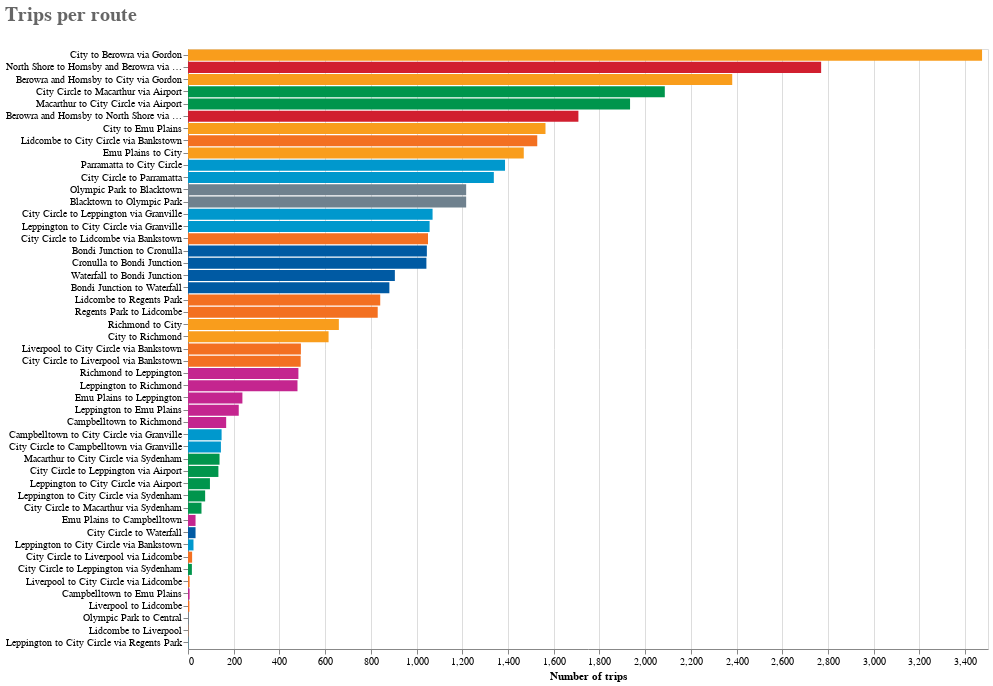

Notebook code for this chart:
### Code cell
alt.Chart(trips_per_route.reset_index()) \
    .mark_bar(
        tooltip = True) \
    .encode(
        x = alt.X(
            'trip_id', 
            title = 'Number of trips'),
        y = alt.Y(
            'route_long_name', 
            sort = '-x', 
            title = None),
        color = alt.Color(
            'route_color', 
            scale = alt.Scale(
                domain = route_colours.index.to_list(), 
                range = route_colours['rgb'].to_list()),
            legend = None)) \
    .properties(
        width = 800,
        height = 600,
        title = 'Trips per route') \
    .configure_title(
        fontSize = 20,
        color = '#666666',
        dy = -20,
        anchor = 'start')

### Figure 1 — Vega-Lite specification as saved in the notebook (floating-point values rounded to 4 significant figures)
{"config": {"view": {"continuousWidth": 400, "continuousHeight": 300}, "title": {"anchor": "start", "color": "#666666", "dy": -20, "fontSize": 20}}, "data": {"name": "data-da7312800c627137668d8e365053306d"}, "mark": {"type": "bar", "tooltip": true}, "encoding": {"color": {"type": "nominal", "field": "route_color", "legend": null, "scale": {"domain": ["00954C", "F37021", "C4258F", "005AA3", "0098CD", "F99D1C", "D11F2F", "6F818E"], "range": ["#00954C", "#F37021", "#C4258F", "#005AA3", "#0098CD", "#F99D1C", "#D11F2F", "#6F818E"]}}, "x": {"type": "quantitative", "field": "trip_id", "title": "Number of trips"}, "y": {"type": "nominal", "field": "route_long_name", "sort": "-x", "title": null}}, "height": 600, "title": "Trips per route", "width": 800, "$schema": "https://vega.github.io/schema/vega-lite/v4.0.2.json", "datasets": {"data-da7312800c627137668d8e365053306d": [{"route_long_name": "City to Berowra via Gordon", "route_color": "F99D1C", "trip_id": 3474}, {"route_long_name": "North Shore to Hornsby and Berowra via City", "route_color": "D11F2F", "trip_id": 2770}, {"route_long_name": "Berowra and Hornsby to City via Gordon", "route_color": "F99D1C", "trip_id": 2381}, {"route_long_name": "City Circle to Macarthur via Airport", "route_color": "00954C", "trip_id": 2086}, {"route_long_name": "Macarthur to City Circle via Airport", "route_color": "00954C", "trip_id": 1934}, {"route_long_name": "Berowra and Hornsby to North Shore via City", "route_color": "D11F2F", "trip_id": 1708}, {"route_long_name": "City to Emu Plains", "route_color": "F99D1C", "trip_id": 1564}, {"route_long_name": "Lidcombe to City Circle via Bankstown", "route_color": "F37021", "trip_id": 1528}, {"route_long_name": "Emu Plains to City ", "route_color": "F99D1C", "trip_id": 1469}, {"route_long_name": "Parramatta to City Circle ", "route_color": "0098CD", "trip_id": 1387}, {"route_long_name": "City Circle to Parramatta", "route_color": "0098CD", "trip_id": 1338}, {"route_long_name": "Olympic Park to Blacktown", "route_color": "6F818E", "trip_id": 1217}, {"route_long_name": "Blacktown to Olympic Park", "route_color": "6F818E", "trip_id": 1217}, {"route_long_name": "City Circle to Leppington via Granville", "route_color": "0098CD", "trip_id": 1070}, {"route_long_name": "Leppington to City Circle via Granville", "route_color": "0098CD", "trip_id": 1057}, {"route_long_name": "City Circle to Lidcombe via Bankstown", "route_color": "F37021", "trip_id": 1050}, {"route_long_name": "Bondi Junction to Cronulla", "route_color": "005AA3", "trip_id": 1045}, {"route_long_name": "Cronulla to Bondi Junction", "route_color": "005AA3", "trip_id": 1043}, {"route_long_name": "Waterfall to Bondi Junction", "route_color": "005AA3", "trip_id": 905}, {"route_long_name": "Bondi Junction to Waterfall", "route_color": "005AA3", "trip_id": 881}, {"route_long_name": "Lidcombe to Regents Park", "route_color": "F37021", "trip_id": 841}, {"route_long_name": "Regents Park to Lidcombe", "route_color": "F37021", "trip_id": 830}, {"route_long_name": "Richmond to City ", "route_color": "F99D1C", "trip_id": 660}, {"route_long_name": "City to Richmond", "route_color": "F99D1C", "trip_id": 615}, {"route_long_name": "Liverpool to City Circle via Bankstown", "route_color": "F37021", "trip_id": 494}, {"route_long_name": "City Circle to Liverpool via Bankstown", "route_color": "F37021", "trip_id": 493}, {"route_long_name": "Richmond to Leppington", "route_color": "C4258F", "trip_id": 483}, {"route_long_name": "Leppington to Richmond", "route_color": "C4258F", "trip_id": 479}, {"route_long_name": "Emu Plains to Leppington", "route_color": "C4258F", "trip_id": 238}, {"route_long_name": "Leppington to Emu Plains", "route_color": "C4258F", "trip_id": 222}, {"route_long_name": "Campbelltown to Richmond", "route_color": "C4258F", "trip_id": 167}, {"route_long_name": "Campbelltown to City Circle via Granville", "route_color": "0098CD", "trip_id": 147}, {"route_long_name": "City Circle to Campbelltown via Granville", "route_color": "0098CD", "trip_id": 144}, {"route_long_name": "Macarthur to City Circle via Sydenham", "route_color": "00954C", "trip_id": 138}, {"route_long_name": "City Circle to Leppington via Airport", "route_color": "00954C", "trip_id": 133}, {"route_long_name": "Leppington to City Circle via Airport", "route_color": "00954C", "trip_id": 96}, {"route_long_name": "Leppington to City Circle via Sydenham", "route_color": "00954C", "trip_id": 75}, {"route_long_name": "City Circle to Macarthur via Sydenham", "route_color": "00954C", "trip_id": 59}, {"route_long_name": "Emu Plains to Campbelltown", "route_color": "C4258F", "trip_id": 33}, {"route_long_name": "City Circle to Waterfall", "route_color": "005AA3", "trip_id": 33}, {"route_long_name": "Leppington to City Circle via Bankstown", "route_color": "0098CD", "trip_id": 24}, {"route_long_name": "City Circle to Liverpool via Lidcombe", "route_color": "F37021", "trip_id": 18}, {"route_long_name": "City Circle to Leppington via Sydenham", "route_color": "00954C", "trip_id": 17}, {"route_long_name": "Liverpool to City Circle via Lidcombe", "route_color": "F37021", "trip_id": 7}, {"route_long_name": "Campbelltown to Emu Plains", "route_color": "C4258F", "trip_id": 7}, {"route_long_name": "Liverpool to Lidcombe", "route_color": "F37021", "trip_id": 6}, {"route_long_name": "Olympic Park to Central", "route_color": "6F818E", "trip_id": 2}, {"route_long_name": "Lidcombe to Liverpool", "route_color": "F37021", "trip_id": 1}, {"route_long_name": "Leppington to City Circle via Regents Park", "route_color": "0098CD", "trip_id": 1}]}}
